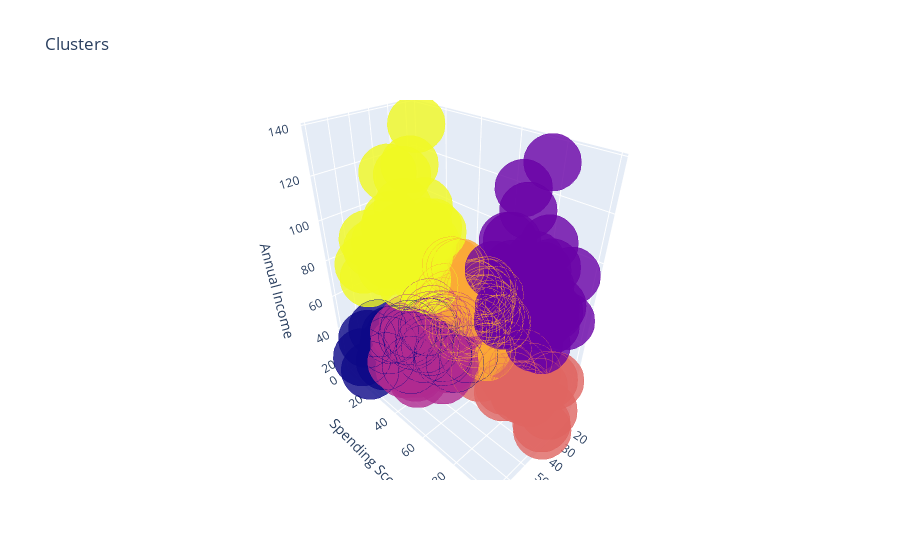

This figure's notebook cell:
### Code cell
import plotly as py
import plotly.graph_objs as go

trace1 = go.Scatter3d(
    x=customer_df['Age'],
    y=customer_df['SpendingScore'],
    z=customer_df['Income'],
    mode='markers',
     marker=dict(
        color=kmean_clusters, 
        size= 20,
        line=dict(
            color=kmean_clusters,
            width= 12
        ),
        opacity=0.8
     )
)

data = [trace1]
layout = go.Layout(
    title= 'Clusters',
    scene = dict(
            xaxis = dict(title='Age'),
            yaxis = dict(title='Spending Score'),
            zaxis = dict(title='Annual Income')
        )
)

fig = go.Figure(data=data, layout=layout)
py.offline.iplot(fig)

### Figure 1 — Plotly figure (JSON) as saved in the notebook; plotly's stock layout.template omitted (floating-point values rounded to 4 significant figures; data arrays with more than 128 entries replaced by an {"elided": "..."} marker saying what was removed)
{"data": [{"marker": {"color": {"elided": "200 int values"}, "line": {"color": {"elided": "200 int values"}, "width": 12}, "opacity": 0.8, "size": 20}, "mode": "markers", "type": "scatter3d", "x": {"elided": "200 int values"}, "y": {"elided": "200 int values"}, "z": {"elided": "200 int values"}}], "layout": {"scene": {"xaxis": {"title": {"text": "Age"}}, "yaxis": {"title": {"text": "Spending Score"}}, "zaxis": {"title": {"text": "Annual Income"}}}, "title": {"text": "Clusters"}}}
